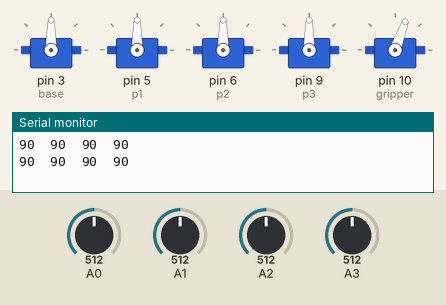
This sketch was run on a simulated Arduino Uno, built with avr-gcc and run on an emulated ATmega328P. Shown: 5 × servo, the last lines printed to the serial monitor. Inputs (shaded band) come from the test bench; at power-on: A0 = 512, A1 = 512, A2 = 512, A3 = 512.

Above: at 1.2 s.
1.3 s: A0 set to 716
At 2.6 s:
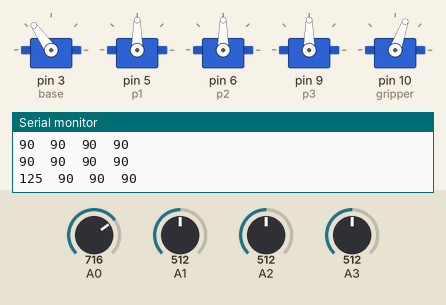
3.5 s: A1 set to 716
At 5.2 s:
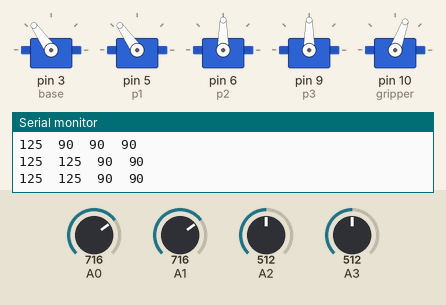
5.5 s: A2 set to 716
At 7.1 s:
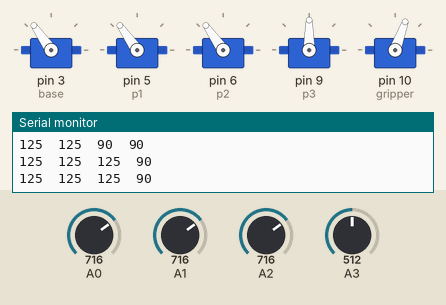
7.5 s: A3 set to 716
At 8.7 s:
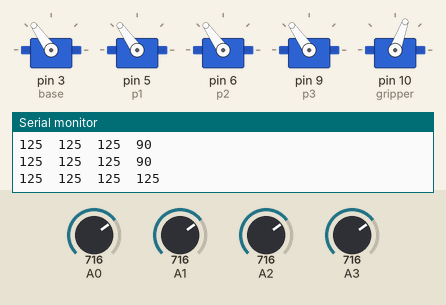
9.5 s: A0 set to 992
At 10.4 s:
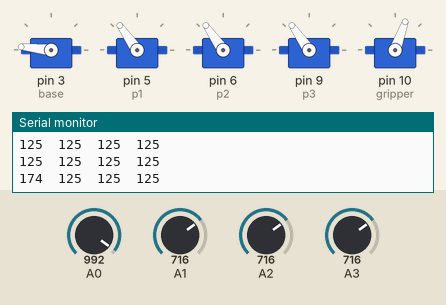
11.5 s: A1 set to 992
At 13.2 s:
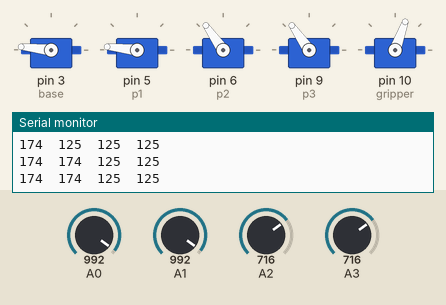
Timing chart, 0 to 14.5 s (numbered marks = the images above; inputs shaded):
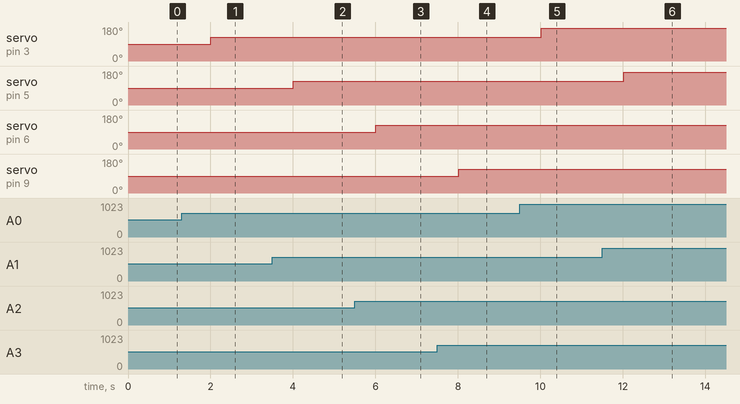

The sketch:

servo_arm.ino
```cpp
#include <Servo.h>

Servo base,gripper,p1,p2,p3;
int pa0,pa1,pa2,pa3,a0,a1,a2,a3;

void setup()
{
  base.attach(3);
  p1.attach(5);
  p2.attach(6);
  p3.attach(9);
  gripper.attach(10);
  base.write(70);
  p1.write(100);
  p2.write(0);
  p3.write(0);
  gripper.write(70);
  Serial.begin(9600);
  pa0 = map(analogRead(A0),0,1024,0,180);
  pa1 = map(analogRead(A1),0,1024,0,180);
  pa2 = map(analogRead(A2),0,1024,0,180);
  pa3 = map(analogRead(A3),0,1024,0,180);
}

void loop()
{

  a0 = map(analogRead(A0),0,1024,0,180);
  a1 = map(analogRead(A1),0,1024,0,180);
  a2 = map(analogRead(A2),0,1024,0,180);
  a3 = map(analogRead(A3),0,1024,0,180);
  Serial.print(a0);
  Serial.print("  ");
  Serial.print(a1);
  Serial.print("  ");
  Serial.print(a2);
  Serial.print("  ");
  Serial.println(a3);
  if(!(abs(pa0-a0)<5 && abs(pa1-a1)<5 && abs(pa2-a2)<5 && abs(pa3-a3)<5))
  {
    gripper.write(70);
    pa0=a0;
    pa1=a1;
    pa2=a2;
    pa3=a3;
  }
  base.write(pa0);
  p1.write(pa1);
  p2.write(pa2);
  p3.write(pa3);
  delay(1000);
}
```

Measured:
- after the input at 1.3 s, servo on pin 3 (base): 90° → 125° after 0.71 s
- after the input at 3.5 s, servo on pin 5 (p1): 90° → 125° after 0.51 s
- after the input at 5.5 s, servo on pin 6 (p2): 90° → 125° after 0.51 s
- after the input at 7.5 s, servo on pin 9 (p3): 90° → 125° after 0.52 s
- after the input at 9.5 s, servo on pin 3 (base): 125° → 174° after 0.52 s
- after the input at 11.5 s, servo on pin 5 (p1): 125° → 174° after 0.52 s
